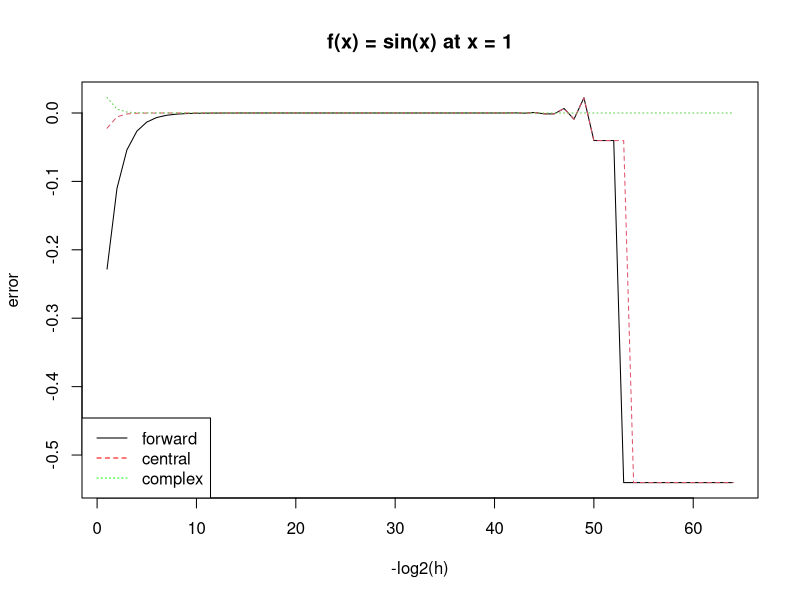
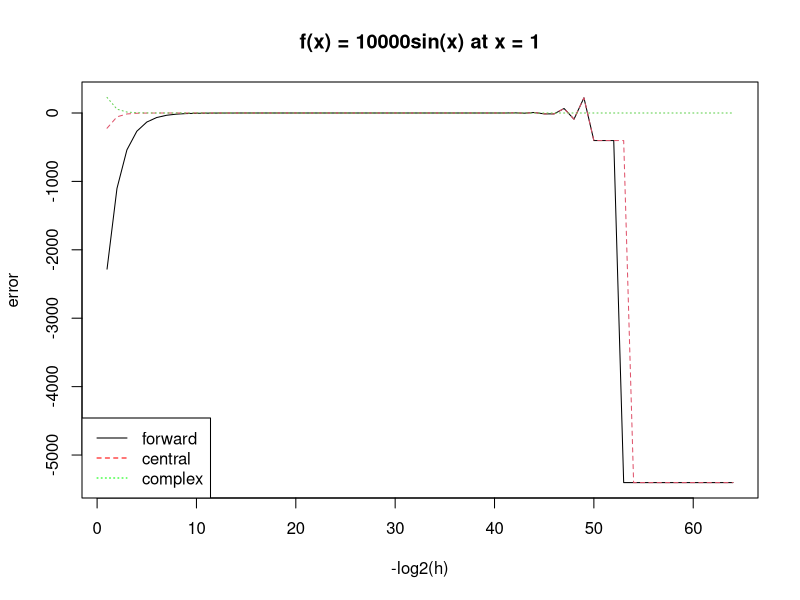
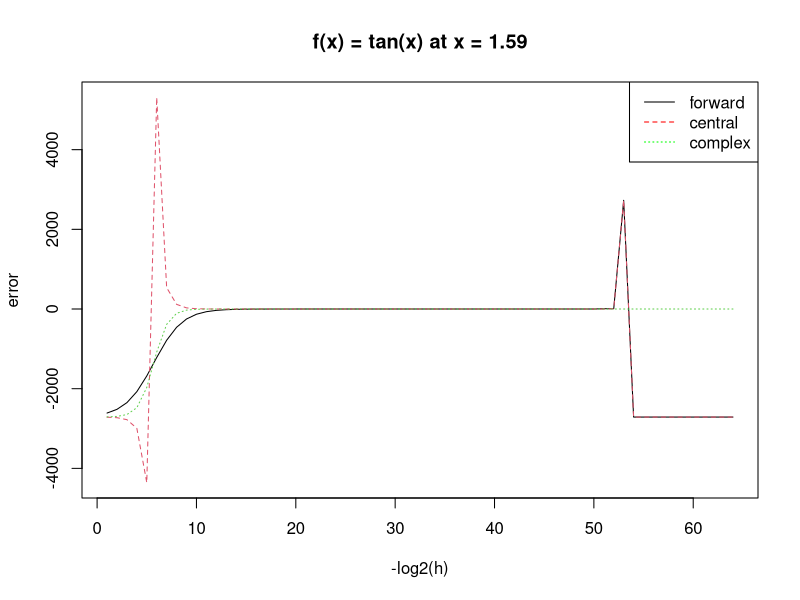
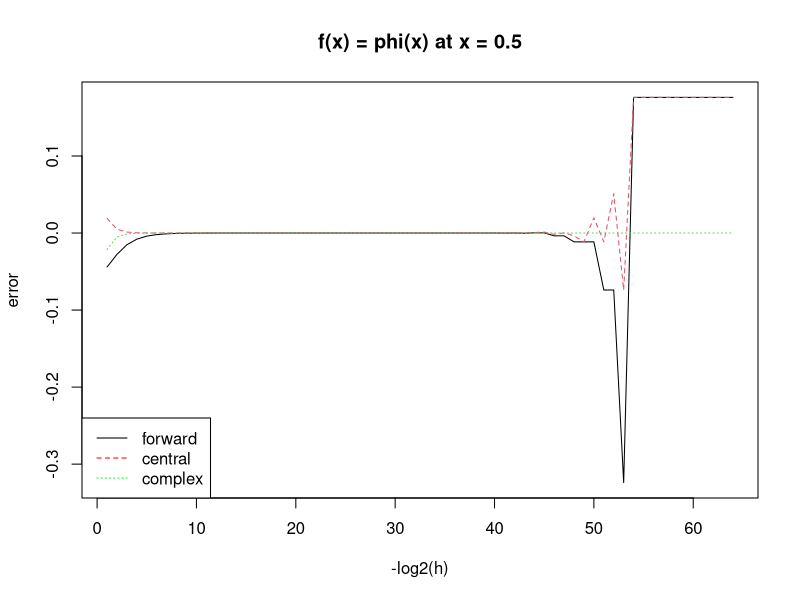

Source code (R) for these figures, in order:
h <- 2^seq(-1,-64,-1)

#1)f_1(x) = sin(x) at x = 1 (cos(x))
f1 <- matrix(NA,length(h),3)
x <- 1
f1.true <- cos(x)
#1.1) forward
f1[,1] <- (sin(x+h)-sin(x))/h 
#1.2) central
f1[,2] <- (sin(x+h)-sin(x-h))/(2*h) 
#1.3) complex
f1[,3] <- Im(sin(complex(real = x, imaginary = h)))/h
#plot
matplot(-log2(h),f1-f1.true,type="l", ylab="error", main="f(x) = sin(x) at x = 1")
legend("bottomleft",legend=c("forward","central","complex"),lty=c(1,2,3),col=c("black","red","green"))



#2)f_2(x) = 10000sin(x) at x = 1 (10000cos(x))
f2 <- matrix(NA,length(h),3)
x <- 1
f2.true <- 10000*cos(x)
#2.1) forward
f2[,1] <- 10000*(sin(x+h)-sin(x))/h 
#2.2) central
f2[,2] <- 10000*(sin(x+h)-sin(x-h))/(2*h) 
#2.3) complex
f2[,3] <- Im(10000*sin(complex(real = x, imaginary = h)))/h
#plot
matplot(-log2(h),f2-f2.true,type="l", ylab="error", main="f(x) = 10000sin(x) at x = 1")
legend("bottomleft",legend=c("forward","central","complex"),lty=c(1,2,3),col=c("black","red","green"))



#3)f_3(x) = tan(x) at x = 1.59 (1/cos(x)^2)
f3 <- matrix(NA,length(h),3)
x <- 1.59
f3.true <- 1/cos(x)^2
#3.1) forward
f3[,1] <- (tan(x+h)-tan(x))/h 
#3.2) central
f3[,2] <- (tan(x+h)-tan(x-h))/(2*h) 
#3.3) complex
f3[,3] <- Im(tan(complex(real = x, imaginary = h)))/h
#plot
matplot(-log2(h),f3-f3.true,type="l", ylab="error", main="f(x) = tan(x) at x = 1.59")
legend("topright",legend=c("forward","central","complex"),lty=c(1,2,3),col=c("black","red","green"))






#4)f_4(x) = phi(x) at x = 0.5 (-x*phi(x))
f4 <- matrix(NA,length(h),3)
x <- 0.5
f4.true <- -x*dnorm(x)
#4.1) forward
f4[,1] <- (dnorm(x+h)-dnorm(x))/h 
#4.2) central
f4[,2] <- (dnorm(x+h)-dnorm(x-h))/(2*h)
#4.3) complex
f4[,3] <- Im(1/sqrt(2*pi)*exp(-0.5*complex(real = x, imaginary = h)^2))/h
matplot(-log2(h),f4-f4.true,type="l", ylab="error", main="f(x) = phi(x) at x = 0.5")
legend("bottomlef",legend=c("forward","central","complex"),lty=c(1,2,3),col=c("black","red","green"))




